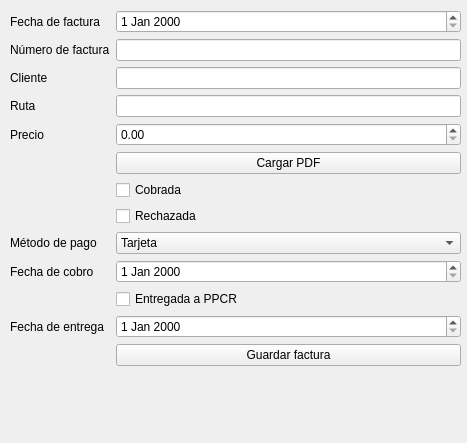
<?xml version="1.0" encoding="UTF-8"?>
<ui version="4.0">
 <class>Form</class>
 <widget class="QWidget" name="Form">
  <property name="geometry">
   <rect>
    <x>0</x>
    <y>0</y>
    <width>467</width>
    <height>443</height>
   </rect>
  </property>
  <property name="windowTitle">
   <string>Form</string>
  </property>
  <widget class="QWidget" name="formLayoutWidget">
   <property name="geometry">
    <rect>
     <x>10</x>
     <y>10</y>
     <width>451</width>
     <height>411</height>
    </rect>
   </property>
   <layout class="QFormLayout" name="formLayout">
    <item row="0" column="0">
     <widget class="QLabel" name="label">
      <property name="text">
       <string>Fecha de factura</string>
      </property>
     </widget>
    </item>
    <item row="0" column="1">
     <widget class="QDateEdit" name="fechaFacturaInput">
      <property name="toolTip">
       <string>Fecha de la factura</string>
      </property>
     </widget>
    </item>
    <item row="1" column="0">
     <widget class="QLabel" name="label_2">
      <property name="text">
       <string>Número de factura</string>
      </property>
     </widget>
    </item>
    <item row="1" column="1">
     <widget class="QLineEdit" name="numeroFacturaInput">
      <property name="toolTip">
       <string>Código único de la factura</string>
      </property>
     </widget>
    </item>
    <item row="2" column="0">
     <widget class="QLabel" name="label_3">
      <property name="text">
       <string>Cliente</string>
      </property>
     </widget>
    </item>
    <item row="2" column="1">
     <widget class="QLineEdit" name="clienteInput">
      <property name="toolTip">
       <string>Nombre del cliente</string>
      </property>
     </widget>
    </item>
    <item row="3" column="0">
     <widget class="QLabel" name="label_4">
      <property name="text">
       <string>Ruta</string>
      </property>
     </widget>
    </item>
    <item row="3" column="1">
     <widget class="QLineEdit" name="rutaInput">
      <property name="toolTip">
       <string>Ruta de reparto</string>
      </property>
     </widget>
    </item>
    <item row="4" column="0">
     <widget class="QLabel" name="label_5">
      <property name="text">
       <string>Precio</string>
      </property>
     </widget>
    </item>
    <item row="4" column="1">
     <widget class="QDoubleSpinBox" name="precioInput">
      <property name="toolTip">
       <string>precio decimal, mínimo 0</string>
      </property>
     </widget>
    </item>
    <item row="5" column="1">
     <widget class="QPushButton" name="cargarPdfButton">
      <property name="toolTip">
       <string>Cargar y abrir PDF</string>
      </property>
      <property name="text">
       <string>Cargar PDF</string>
      </property>
     </widget>
    </item>
    <item row="6" column="1">
     <widget class="QCheckBox" name="cobradaCheck">
      <property name="text">
       <string>Cobrada</string>
      </property>
     </widget>
    </item>
    <item row="7" column="1">
     <widget class="QCheckBox" name="rechazadaCheck">
      <property name="text">
       <string>Rechazada</string>
      </property>
     </widget>
    </item>
    <item row="8" column="0">
     <widget class="QLabel" name="label_6">
      <property name="text">
       <string>Método de pago</string>
      </property>
     </widget>
    </item>
    <item row="8" column="1">
     <widget class="QComboBox" name="metodoCobroInput">
      <property name="toolTip">
       <string>Método de cobro</string>
      </property>
      <item>
       <property name="text">
        <string>Tarjeta</string>
       </property>
      </item>
      <item>
       <property name="text">
        <string>Efectivo</string>
       </property>
      </item>
      <item>
       <property name="text">
        <string>Transferencia</string>
       </property>
      </item>
      <item>
       <property name="text">
        <string>Otros</string>
       </property>
      </item>
     </widget>
    </item>
    <item row="9" column="0">
     <widget class="QLabel" name="label_7">
      <property name="text">
       <string>Fecha de cobro</string>
      </property>
     </widget>
    </item>
    <item row="9" column="1">
     <widget class="QDateEdit" name="fechaCobroInput"/>
    </item>
    <item row="10" column="1">
     <widget class="QCheckBox" name="entregadaCheck">
      <property name="text">
       <string>Entregada a PPCR</string>
      </property>
     </widget>
    </item>
    <item row="11" column="1">
     <widget class="QDateEdit" name="fechaEntregaInput"/>
    </item>
    <item row="11" column="0">
     <widget class="QLabel" name="label_8">
      <property name="text">
       <string>Fecha de entrega</string>
      </property>
     </widget>
    </item>
    <item row="12" column="1">
     <widget class="QPushButton" name="guardarFacturaButton">
      <property name="text">
       <string>Guardar factura</string>
      </property>
     </widget>
    </item>
    <item row="13" column="0" colspan="2">
     <widget class="QLabel" name="statusLabel">
      <property name="text">
       <string/>
      </property>
     </widget>
    </item>
   </layout>
  </widget>
 </widget>
 <resources/>
 <connections/>
</ui>
